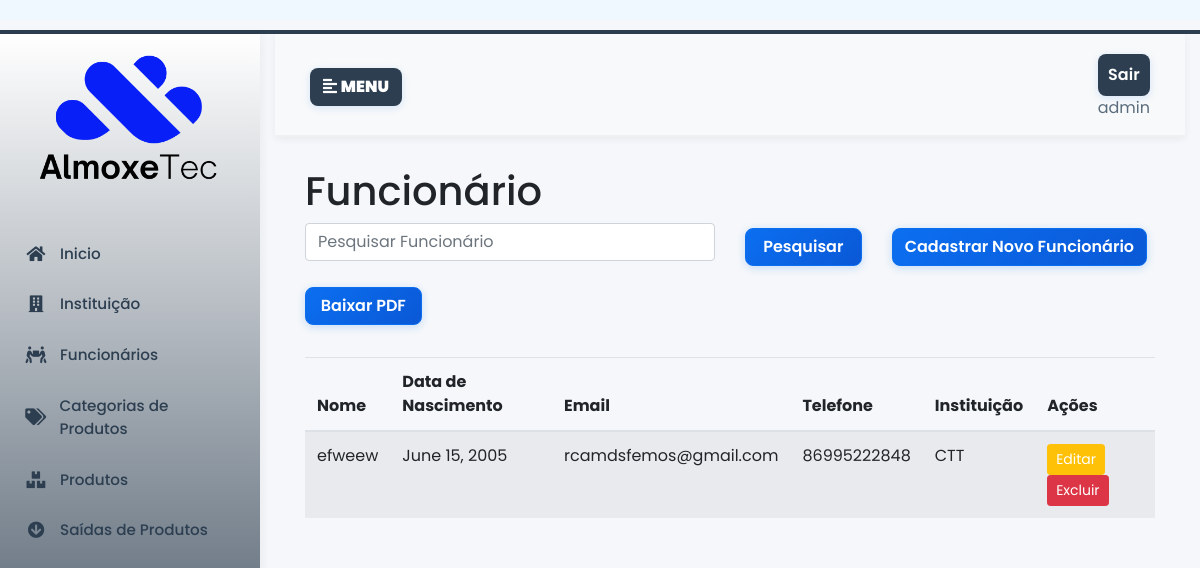
The app's page / (signed in) with its own data.
### almoxarifado/models.py (models this page shows, shortened)
class Funcionario(models.Model):
    user = models.OneToOneField(User, on_delete=models.CASCADE)
    nome = models.CharField(max_length=100, db_index=True)  # Índice para busca
    data_nascimento = models.DateField()
    email = models.EmailField(unique=True)
    telefone = models.CharField(max_length=20)
    instituicao = models.ForeignKey(Instituicao, on_delete=models.CASCADE)
    class Meta:
        ordering = ['nome']  # Ordenação padrão

class Instituicao(models.Model):
    nome = models.CharField(max_length=100, db_index=True)  # Índice para busca
    cep = models.CharField(max_length=9)
    logradouro = models.CharField(max_length=200)
    numero = models.CharField(max_length=10)
    bairro = models.CharField(max_length=100)
    cidade = models.CharField(max_length=100)
    estado = models.CharField(max_length=2)
    telefone = models.CharField(max_length=20)
    cnpj = models.CharField(max_length=18, unique=True)
    def __str__(self):
        return self.nome
    class Meta:
        ordering = ['nome']  # Ordenação padrão

### almoxarifado/views/funcionario.py (the view)
# urls.py: path('', views.lista_funcionario, name='lista_funcionario'),
@login_required
def lista_funcionario(request):
    q = request.GET.get('q', '').strip()
    funcionarios = Funcionario.objects.select_related('instituicao', 'user').all().order_by('nome')
    if q:
        funcionarios = funcionarios.filter(Q(nome__icontains=q)).order_by('nome')
    paginator = Paginator(funcionarios, 10)  # 10 funcionários por página
    page_number = request.GET.get('page')
    page_obj = paginator.get_page(page_number)
    return render(request, 'funcionario/lista.html', {'funcionarios': page_obj, 'page_obj': page_obj})

### almoxarifado/templates/funcionario/lista.html (shortened to what this page needs)
{% extends 'base.html' %} {% load static %}
{% block content %}
<h1>Funcionário</h1>
<div>
  <form method="get">
    <div class="row mb-4">
      <div class="col-md-6 mb-2">
        <input type="text" name="q" class="form-control" placeholder="Pesquisar Funcionário"
          value="{{ request.GET.q  }}" />
      </div>
      <div class="col-lg-2 mb-3">
        <button type="submit" class="btn btn-primary colorprimarybtn">
          Pesquisar
        </button>
      </div>
      <div class="col-lg-3 mb-3">
        <a href="{% url 'add_funcionario' %}" class="btn btn-primary colorprimarybtn">Cadastrar Novo Funcionário</a>
      </div>
      <div class="col-lg-2 mb-2">
        <a href="{% url 'pdf-funcionario' %}" class="btn btn-primary colorprimarybtn">Baixar PDF</a>
      </div>
    </div>
  </form>
  <table class="table table-striped">
    <thead>
      <tr>
        <th>Nome</th>
        <th>Data de Nascimento</th>
        <th>Email</th>
        <th>Telefone</th>
        <th>Instituição</th>
        <th>Ações</th>
      </tr>
    </thead>
    <tbody>
      {% for funcionario in funcionarios %}
      <tr>
        <td>{{ funcionario.nome }}</td>
        <td>{{ funcionario.data_nascimento }}</td>
        <td>{{ funcionario.email}}</td>
        <td>{{ funcionario.telefone }}</td>
        <td>{{ funcionario.instituicao }}</td>
        <td>
          <a href="{% url 'editar_funcionario' funcionario.id %}" class="btn btn-sm btn-warning">Editar</a>
          <a href="{% url 'excluir_funcionario' funcionario.id %}" class="btn btn-sm btn-danger"
            onclick="return confirm('Você tem certeza que deseja excluir o funcionario {{ funcionario.nome }}?')">Excluir</a>
        </td>
      </tr>
      {% endfor %}
    </tbody>
  </table>
</div>
</div>
</div>
{% endblock content %}

### almoxarifado/templates/base.html (shortened to what this page needs)
{% load static %}
<!DOCTYPE html>
<html lang="pt-br">
<head>
  <link rel="stylesheet" href="https://maxcdn.bootstrapcdn.com/bootstrap/4.0.0/css/bootstrap.min.css"
 />
  <link rel="stylesheet" href="https://use.fontawesome.com/releases/v5.7.0/css/all.css"
 />
  <link rel="stylesheet" href="{% static 'css/style.css' %}" />
  <link rel="stylesheet" href="#" />
</head>
<body>
  <div style="background-color: aliceblue; padding: 10px; text-align: center;">
  </div>
  <div class="wrapper">
    <nav id="sidebar">
      <a href="{% url 'inicio' %}"><img src="{% static 'images/logo.png' %}" alt="Logo" width="220"></a>
      <ul class="list-unstyled components" class="menulink">
        <li>
          <a href="{% url 'inicio' %}" class="menulink"><i class="fa fa-home fa-fw"></i>Inicio</a>
        </li>
        <li>
          <a href="{% url 'lista_instituicao' %}" class="menulink"><i class="fa fa-building fa-fw"></i> Instituição
          </a>
        </li>
        <li>
          <a href="{% url 'lista_funcionario' %}" class="menulink"><i class="fa fa-people-carry fa-fw"></i>
            Funcionários</a>
        </li>
        <li>
          <a href="{% url 'listar_categorias' %}" class="menulink"><i class="fa fa-tags fa-fw"></i> Categorias de
            Produtos</a>
        </li>
        <li>
          <a href="{% url 'listar_produtos' %}" class="menulink"><i class="fa fa-boxes fa-fw"></i> Produtos</a>
        </li>
        <li>
          <a href="{% url 'saida_produto' %}" class="menulink"><i class="fa fa-arrow-circle-down fa-fw"></i> Saídas de
            Produtos
          </a>
      </ul>
    </nav>
    <div class="content container-fluid">
      <nav class="navbar navbar-expand-lg navbar-light bg-light">
        <div class="container-fluid">
          <button type="button" id="sidebarCollapse" class="btn color-menu">
            <i class="fas fa-align-left"></i>
            <span> <b>MENU</b></span>
          </button>
          <div class="collapse navbar-collapse" id="navbarSupportedContent">
            <ul class="nav navbar-nav ml-auto">
              <li class="nav-item ">
                <a class="nav-link btn color-menu" href="{% url 'logout' %}">Sair</a>
                <a href="#">{{ request.user.get_full_name|default:request.user.username }}</a>
              </li>
            </ul>
          </div>
        </div>
      </nav>
      <div class="content container-fluid">
        <div class="container-fluid">{% block content %}{% endblock %}</div>
      </div>
</body>
</html>

### static/css/style.css (style rules this page uses)
:root { --colorbasic: #0b6ff0; --colorbasic2: #0a58d6; --colortext: #2c3e50; --colortext-menu: #5a6c7d; --sidebar-bg: #ffffff; --sidebar-hover: #f0f7ff; --sidebar-active: #e3f2fd; }
body { font-family: 'Poppins', sans-serif; background: #f5f7fa; height: 100vh; }
#sidebar { min-width: 260px; max-width: 260px; min-height: 100vh; background: linear-gradient(180deg, #ffffff, var(--colortext) ); color: var(--colortext); transition: all 0.3s; box-shadow: 2px 0 10px rgba(0, 0, 0, 0.05); }
#sidebar ul.components { padding: 15px 0; border-color: transparent !important; }
#sidebar ul li { margin: 4px 8px; }
#sidebar ul li a { padding: 12px 16px; font-size: 0.95em; display: flex; align-items: center; border-radius: 8px; transition: all 0.2s ease; color: var(--colortext); font-weight: 500; }
#sidebar ul li a i { width: 24px; margin-right: 12px; font-size: 1.1em; color: var(--colortext); }
.colorprimarybtn { background: linear-gradient(135deg, var(--colorbasic), var(--colorbasic2)); border-color: var(--colorbasic) !important; color: #fff; margin-top: 5px; min-width: 100%; border-radius: 8px; font-weight: 600; box-shadow: 0 2px 8px rgba(11, 111, 240, 0.2); transition: all 0.3s ease; }
.color-menu { background: var(--colortext); color: #fff !important; margin-top: 5px; border-radius: 8px; font-weight: 600; box-shadow: 0 2px 8px rgba(11, 111, 240, 0.15); transition: all 0.3s ease; }
a.colorprimarybtn:link, a.colorprimarybtn:visited { text-decoration: none; color: #fff; }
a, a:hover, a:focus { color: inherit; text-decoration: none; transition: all 0.3s; }
a:link, a:visited { text-decoration: none; color: var(--colortext-menu); }
a.menulink:link, a.menulink:visited { text-decoration: none; color: var(--colortext); }
.navbar { padding: 15px 20px; background: #fff; border: none; border-radius: 0; margin-bottom: 30px; box-shadow: 0 2px 8px rgba(0, 0, 0, 0.06); border-bottom: 2px solid #f0f0f0; }
.wrapper { position:absolute; margin-top: 10px; border-top: 4px solid; border-bottom: 4px solid; border-color: var(--colortext); display: flex; width: 100%; align-items: stretch; }
#sidebar > a { display: block; text-align: center; padding: 20px 15px; border-radius: 0 0 20px 20px; margin-bottom: 10px; }
#sidebar > a img { max-width: 100%; height: auto; transition: transform 0.3s ease; }
.btn-warning, .btn-warning:hover, .btn-warning:focus, .btn-warning:active { color: #fff !important; }
.btn-danger, .btn-danger:hover, .btn-danger:focus, .btn-danger:active { color: #fff !important; }
.btn-primary, .btn-primary:hover, .btn-primary:focus, .btn-primary:active { color: #fff !important; }
.table-striped tr { min-width: 200px; }
.container-fluid { min-width: 300px; }

### records on screen
Funcionario: nome "efweew", data_nascimento "June 15, 2005", email "rcamdsfemos@gmail.com", telefone "86995222848", instituicao "CTT"

### other values on screen
{{ request.user.get_full_name|default:request.user.username }} "admin"
